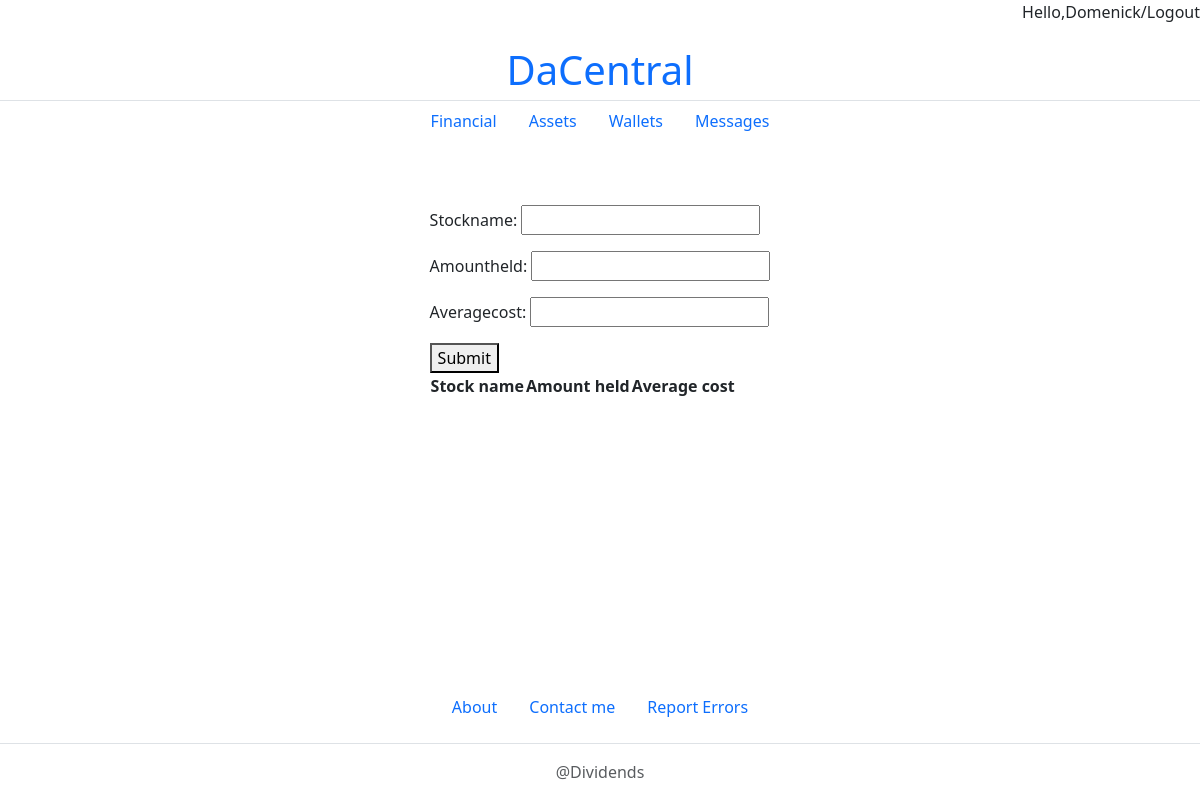
Page /Assets/ (signed in) on the earlier database version.
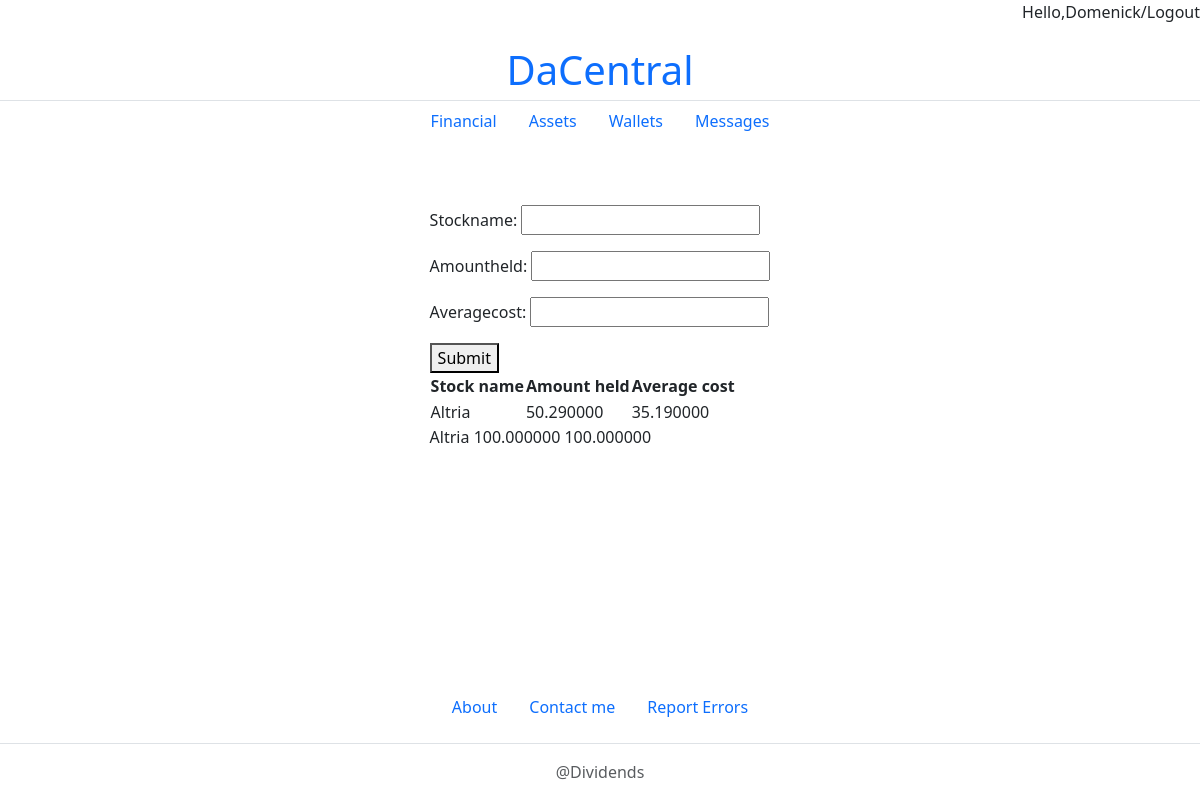
Same page on the later database version.
### Hello/models.py (models this page shows)
class Stocksheld(models.Model):
    user=models.ForeignKey(User,on_delete=models.CASCADE)
    Stockname=models.CharField()
    Amountheld=models.DecimalField(max_digits=10,decimal_places=6)
    Averagecost=models.DecimalField(max_digits=10,decimal_places=6)

### Hello/views.py (the view)
# urls.py: path('Assets/',views.Assets_view,name='Assets'),
def Assets_view(request):
    if request.method == "POST":
        form = Stocksheldinput(request.POST)
        if form.is_valid():
            stock_name = form.cleaned_data['Stockname']
            amount = form.cleaned_data['Amountheld']
            average_cost = form.cleaned_data['Averagecost']
            stock = Stocksheld.objects.filter(
                user=request.user,
                Stockname=stock_name
            ).first()
            if stock:
                old_amount=stock.Amountheld
                old_average=stock.Averagecost
                new_amount=old_amount+amount
                new_average=(
                     (old_amount*old_average)+
                     (amount*average_cost)
                )/new_amount
                stock.Amountheld=new_amount
                stock.Averagecost=new_average
                stock.save()
            else:
                stock = form.save(commit=False)
                stock.user = request.user
                stock.save()
            return redirect('Assets')
    else:
        form = Stocksheldinput()
    Assets = Stocksheld.objects.filter(user=request.user)
    return render(request, 'Assets.html', {
        'form': form,
        'Assets': Assets
    })
    return render(request,'Assets.html',{'form': form,'Assets':Assets})

### Hello/Forms/Form.py
class Stocksheldinput(forms.ModelForm):
    Stockname =forms.CharField(required=True)
    Amountheld =forms.DecimalField(required=True,widget=forms.NumberInput(attrs={'step':'any'}))
    Averagecost=forms.DecimalField(required=True,widget=forms.NumberInput(attrs={'step':'any'}))
    class Meta:
        model=Stocksheld
        fields=['Stockname','Amountheld','Averagecost']

### Hello/Templates/Assets.html (shortened to what this page needs)
{% extends "Template.html" %}
{% block content  %}
<form method="post">
{{form.as_p}}
<button type="submit">Submit</button>
</form>
    <div class="">
        <table>
            <thead>
                <tr>
                    <th>Stock name</th>
                    <th>Amount held</th>
                    <th>Average cost</th>
                </tr>
            </thead>
            <tbody>
                {% for asset in Assets %}
                <tr>
                    <td>{{ asset.Stockname }}</td>
                    <td>{{ asset.Amountheld }}</td>
                    <td>{{ asset.Averagecost }}</td>
                </tr>
            </tbody>
        </table>
    </div>
{% endfor %}
{% endblock  %}

Differences in the rows shown:
added Stocksheld: Stockname "Altria", Amountheld "50.290000", Averagecost "35.190000"
added Stocksheld: Stockname "Altria", Amountheld "100.000000", Averagecost "100.000000"
